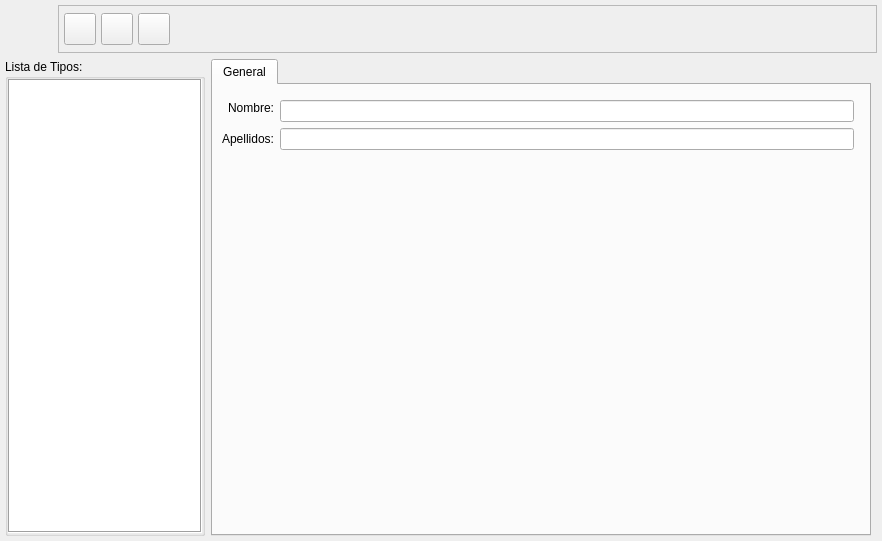
<?xml version="1.0" encoding="UTF-8"?>
<ui version="4.0">
 <author>Tomeu Borras Riera</author>
 <class>TipoActividadBase</class>
 <widget class="QWidget" name="TipoActividadBase">
  <property name="geometry">
   <rect>
    <x>0</x>
    <y>0</y>
    <width>882</width>
    <height>541</height>
   </rect>
  </property>
  <property name="windowTitle">
   <string>Tipos de Actividad</string>
  </property>
  <property name="windowIcon">
   <iconset resource="../pluginbf_profesor/gestionaula.qrc">
    <normaloff>:/ImgGestionAula/icons/actividad.png</normaloff>:/ImgGestionAula/icons/actividad.png</iconset>
  </property>
  <layout class="QGridLayout">
   <property name="margin">
    <number>5</number>
   </property>
   <property name="spacing">
    <number>6</number>
   </property>
   <item row="1" column="0">
    <widget class="QGroupBox" name="groupBox">
     <property name="sizePolicy">
      <sizepolicy hsizetype="Fixed" vsizetype="Preferred">
       <horstretch>0</horstretch>
       <verstretch>0</verstretch>
      </sizepolicy>
     </property>
     <property name="maximumSize">
      <size>
       <width>200</width>
       <height>16777215</height>
      </size>
     </property>
     <property name="title">
      <string>Lista de Tipos:</string>
     </property>
     <layout class="QGridLayout">
      <property name="margin">
       <number>0</number>
      </property>
      <property name="spacing">
       <number>0</number>
      </property>
      <item row="0" column="0">
       <widget class="QListWidget" name="mui_lista">
        <property name="sizePolicy">
         <sizepolicy hsizetype="Fixed" vsizetype="Expanding">
          <horstretch>0</horstretch>
          <verstretch>0</verstretch>
         </sizepolicy>
        </property>
        <property name="frameShape">
         <enum>QFrame::Box</enum>
        </property>
        <property name="lineWidth">
         <number>1</number>
        </property>
       </widget>
      </item>
     </layout>
    </widget>
   </item>
   <item row="0" column="0" colspan="3">
    <layout class="QHBoxLayout">
     <property name="spacing">
      <number>5</number>
     </property>
     <property name="margin">
      <number>0</number>
     </property>
     <item>
      <widget class="QLabel" name="label_2">
       <property name="minimumSize">
        <size>
         <width>48</width>
         <height>48</height>
        </size>
       </property>
       <property name="maximumSize">
        <size>
         <width>48</width>
         <height>48</height>
        </size>
       </property>
       <property name="pixmap">
        <pixmap resource="../pluginbf_profesor/gestionaula.qrc">:/ImgGestionAula/icons/actividad.png</pixmap>
       </property>
       <property name="scaledContents">
        <bool>true</bool>
       </property>
      </widget>
     </item>
     <item>
      <widget class="QFrame" name="frame">
       <property name="frameShape">
        <enum>QFrame::StyledPanel</enum>
       </property>
       <property name="frameShadow">
        <enum>QFrame::Raised</enum>
       </property>
       <layout class="QGridLayout">
        <property name="margin">
         <number>5</number>
        </property>
        <property name="spacing">
         <number>5</number>
        </property>
        <item row="0" column="3">
         <spacer>
          <property name="orientation">
           <enum>Qt::Horizontal</enum>
          </property>
          <property name="sizeType">
           <enum>QSizePolicy::Expanding</enum>
          </property>
          <property name="sizeHint" stdset="0">
           <size>
            <width>291</width>
            <height>31</height>
           </size>
          </property>
         </spacer>
        </item>
        <item row="0" column="2">
         <widget class="QToolButton" name="mui_borrar">
          <property name="minimumSize">
           <size>
            <width>32</width>
            <height>32</height>
           </size>
          </property>
          <property name="maximumSize">
           <size>
            <width>32</width>
            <height>32</height>
           </size>
          </property>
          <property name="toolTip">
           <string>Borrar Tipo de Actividad</string>
          </property>
          <property name="whatsThis">
           <string>Borrar Tipo de Actividad</string>
          </property>
          <property name="text">
           <string/>
          </property>
          <property name="icon">
           <iconset>
            <normaloff>:Images/edit-delete.svg</normaloff>:Images/edit-delete.svg</iconset>
          </property>
          <property name="iconSize">
           <size>
            <width>32</width>
            <height>32</height>
           </size>
          </property>
         </widget>
        </item>
        <item row="0" column="1">
         <widget class="QToolButton" name="mui_guardar">
          <property name="minimumSize">
           <size>
            <width>32</width>
            <height>32</height>
           </size>
          </property>
          <property name="maximumSize">
           <size>
            <width>32</width>
            <height>32</height>
           </size>
          </property>
          <property name="toolTip">
           <string>Guardar Tipo de Actividad</string>
          </property>
          <property name="whatsThis">
           <string>Guardar Tipo de Actividad</string>
          </property>
          <property name="text">
           <string/>
          </property>
          <property name="icon">
           <iconset resource="../../../bulmages.qrc">
            <normaloff>:/Images/edit-save.svg</normaloff>:/Images/edit-save.svg</iconset>
          </property>
          <property name="iconSize">
           <size>
            <width>32</width>
            <height>32</height>
           </size>
          </property>
         </widget>
        </item>
        <item row="0" column="0">
         <widget class="QToolButton" name="mui_nuevo">
          <property name="minimumSize">
           <size>
            <width>32</width>
            <height>32</height>
           </size>
          </property>
          <property name="maximumSize">
           <size>
            <width>32</width>
            <height>32</height>
           </size>
          </property>
          <property name="toolTip">
           <string>Nuevo Tipo de Actividad</string>
          </property>
          <property name="whatsThis">
           <string>Nuevo Tipo de Actividad</string>
          </property>
          <property name="text">
           <string/>
          </property>
          <property name="icon">
           <iconset resource="../../../bulmages.qrc">
            <normaloff>:/Images/document-new.svg</normaloff>:/Images/document-new.svg</iconset>
          </property>
          <property name="iconSize">
           <size>
            <width>32</width>
            <height>32</height>
           </size>
          </property>
         </widget>
        </item>
       </layout>
      </widget>
     </item>
    </layout>
   </item>
   <item row="1" column="1">
    <widget class="QTabWidget" name="mui_tab">
     <property name="currentIndex">
      <number>0</number>
     </property>
     <widget class="QWidget" name="tab">
      <attribute name="title">
       <string>General</string>
      </attribute>
      <layout class="QGridLayout">
       <property name="margin">
        <number>9</number>
       </property>
       <property name="spacing">
        <number>6</number>
       </property>
       <item row="1" column="1">
        <widget class="QLineEdit" name="m_nombretipoactividad"/>
       </item>
       <item row="5" column="0" colspan="3">
        <widget class="QFrame" name="m_frameplugin">
         <property name="frameShape">
          <enum>QFrame::StyledPanel</enum>
         </property>
         <property name="frameShadow">
          <enum>QFrame::Raised</enum>
         </property>
        </widget>
       </item>
       <item row="0" column="0" rowspan="2">
        <widget class="QLabel" name="label_1">
         <property name="text">
          <string>Nombre:</string>
         </property>
         <property name="alignment">
          <set>Qt::AlignRight|Qt::AlignTrailing|Qt::AlignVCenter</set>
         </property>
        </widget>
       </item>
       <item row="2" column="1">
        <widget class="QLineEdit" name="m_apellidostrabajador"/>
       </item>
       <item row="6" column="0" colspan="3">
        <spacer>
         <property name="orientation">
          <enum>Qt::Vertical</enum>
         </property>
         <property name="sizeHint" stdset="0">
          <size>
           <width>569</width>
           <height>16</height>
          </size>
         </property>
        </spacer>
       </item>
       <item row="4" column="0" colspan="3">
        <layout class="QVBoxLayout">
         <property name="spacing">
          <number>0</number>
         </property>
         <property name="margin">
          <number>0</number>
         </property>
        </layout>
       </item>
       <item row="3" column="1">
        <spacer>
         <property name="orientation">
          <enum>Qt::Vertical</enum>
         </property>
         <property name="sizeType">
          <enum>QSizePolicy::Ignored</enum>
         </property>
         <property name="sizeHint" stdset="0">
          <size>
           <width>20</width>
           <height>40</height>
          </size>
         </property>
        </spacer>
       </item>
       <item row="2" column="0">
        <widget class="QLabel" name="label_3">
         <property name="text">
          <string>Apellidos:</string>
         </property>
         <property name="alignment">
          <set>Qt::AlignRight|Qt::AlignTrailing|Qt::AlignVCenter</set>
         </property>
        </widget>
       </item>
      </layout>
     </widget>
    </widget>
   </item>
  </layout>
 </widget>
 <layoutdefault spacing="2" margin="2"/>
 <tabstops>
  <tabstop>mui_nuevo</tabstop>
  <tabstop>mui_guardar</tabstop>
  <tabstop>mui_borrar</tabstop>
  <tabstop>m_nombretipoactividad</tabstop>
  <tabstop>m_apellidostrabajador</tabstop>
  <tabstop>mui_lista</tabstop>
 </tabstops>
 <resources>
  <include location="../../../bulmages.qrc"/>
  <include location="../pluginbf_profesor/gestionaula.qrc"/>
 </resources>
 <connections/>
</ui>
